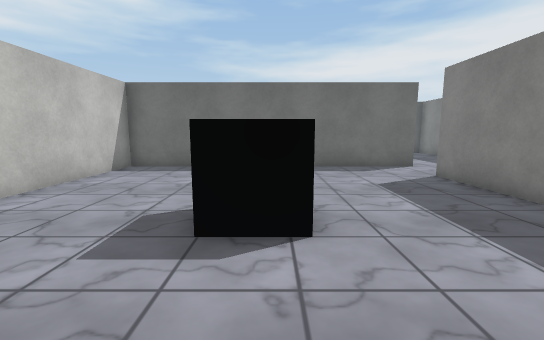
[1] (above)

20 first-person views from a walk through a 3-D level made in the Unity game engine. The camera is 1.4 m above the floor, tilts 8° down and sees 90° across. Doors are open. The floor is counted in squares, 1 m on a side. Each view is taken from the middle of a square. On the plan, view 1 faces up. The plan holds only what a view shows up to about 13 squares ahead; the rest is blank. The place goes on beyond the plan. Surface patterns are stand-ins for the level's own textures.

[2]
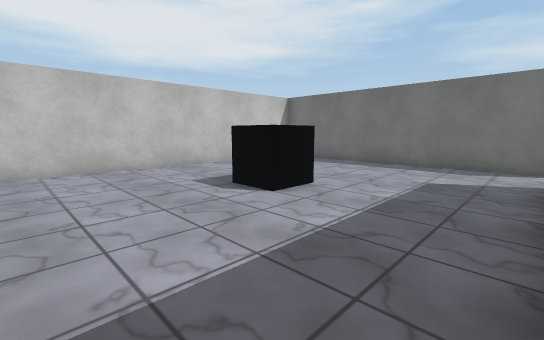

[3]
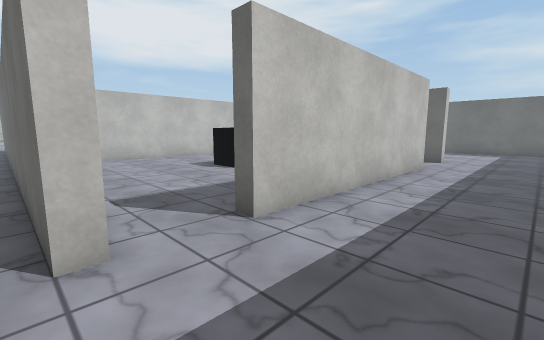

[4]
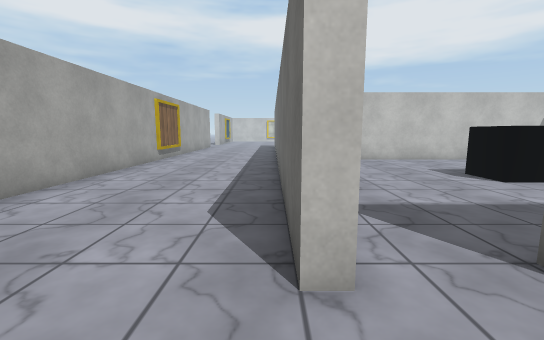

[5]
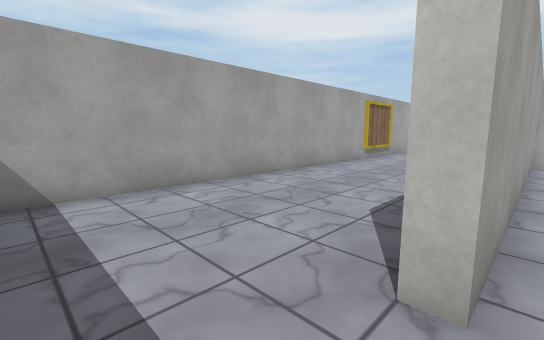

[6]
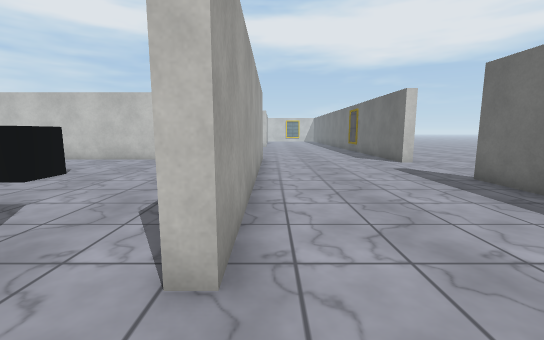

[7]
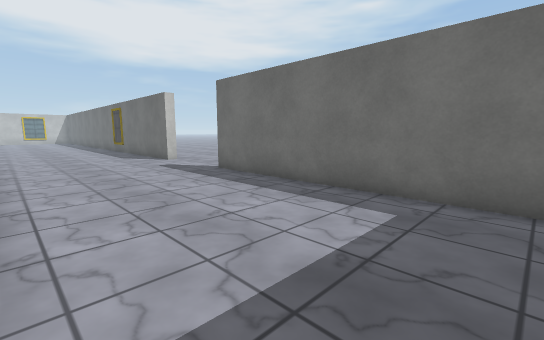

[8]
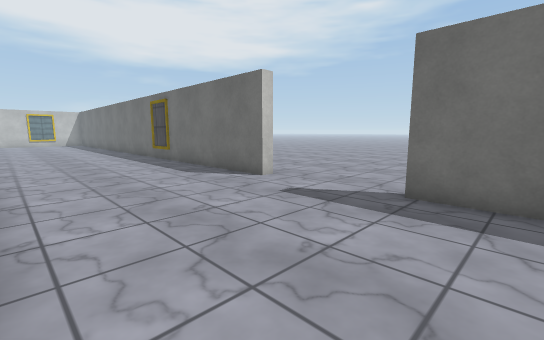

[9]
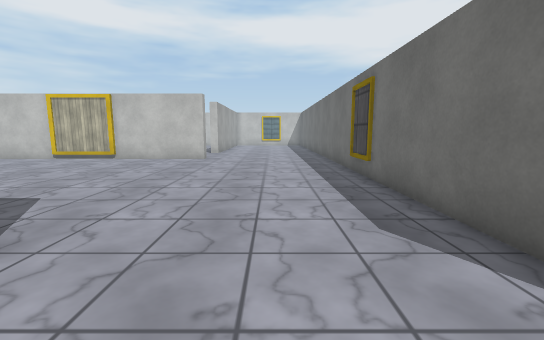

[10]
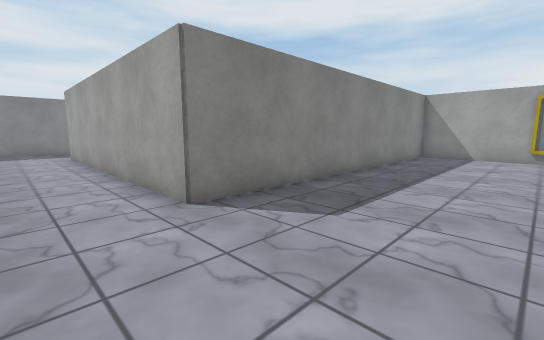

[11]
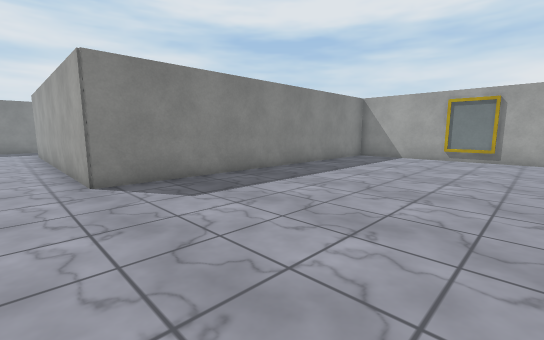

[12]
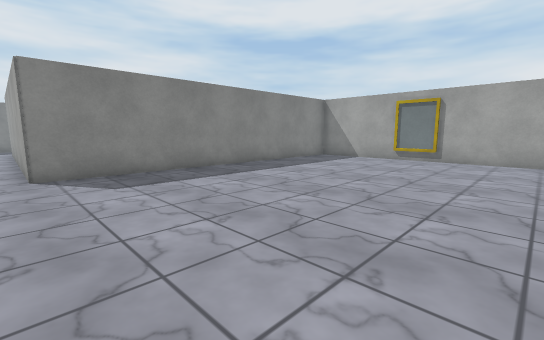

[13]
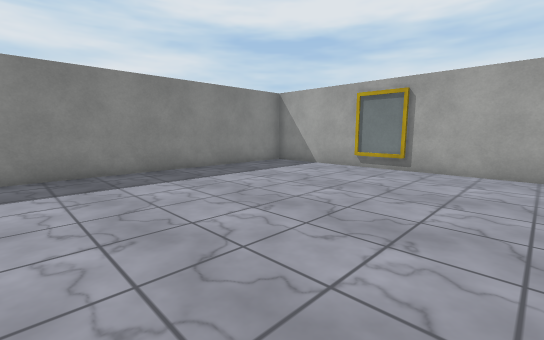

[14]
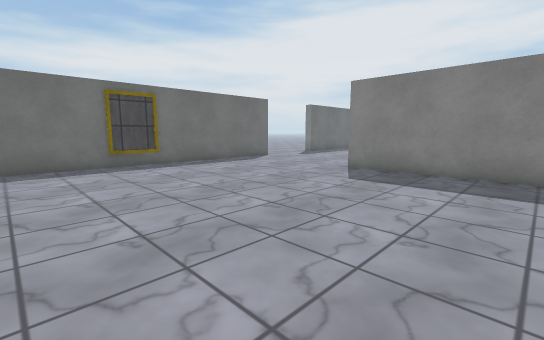

[15]
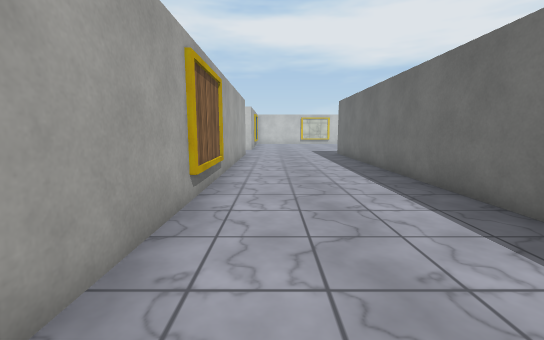

[16]
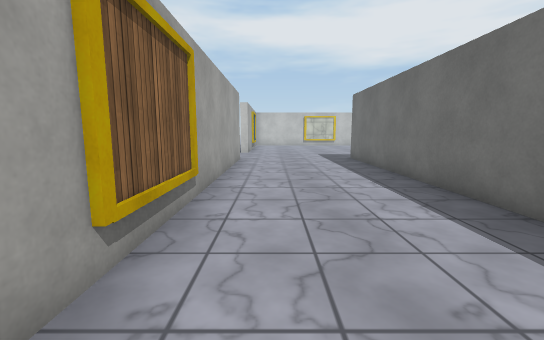

[17]
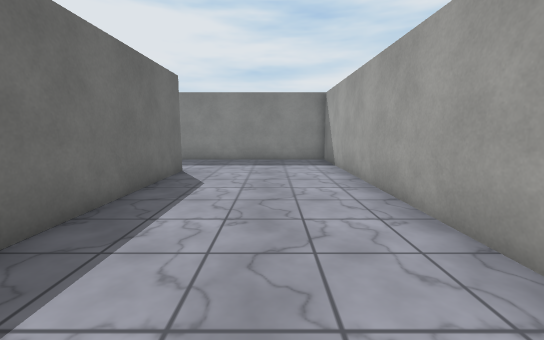

[18]
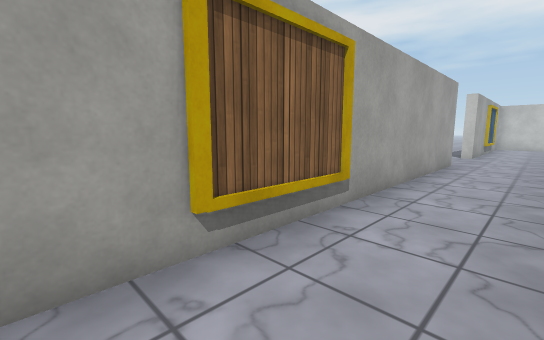

[19]
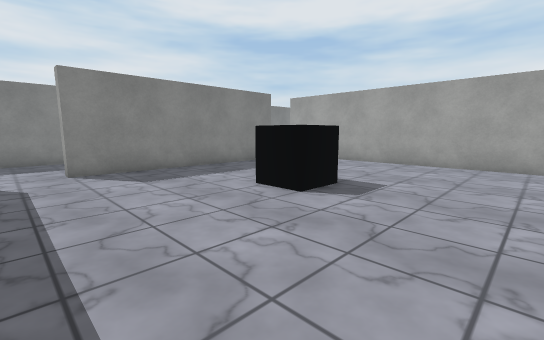

[20]
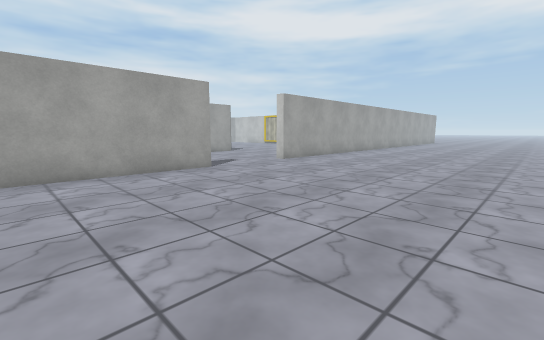

### Floor plan
Points are (right, up) in squares from view 1. A wall is a line through its corners. A room is listed if a view was taken in it or the views show most of it. See-through windows are left out.
Room 1 (views 1, 19)
walls: (-3.2, 11) (-5.7, 11) (-5.7, -2.3) (4.5, -2.3); (5.2, 1.6) (5.2, 8.6); (4.6, 11) (-1.6, 11)
ways out: opening at (5, -1) to room 2; opening at (5, 9.5) to room 2
objects: other object (-1, 4) to (0, 5)
Room 2 (views 2, 3, 4, 5, 6, 7, 8, 9, 10, 11, 12, 13, 14, 15, 16, 17, 18)
walls: (-6.2, -0.9) (-6.2, 11.5) (5.8, 11.5) (5.8, 11) (4.6, 11); (-16.1, -2.3) (-7.6, -2.3); (5.2, 8.6) (5.8, 8.6) (5.8, -0.2) (5.1, -0.2); (-4.4, 18) (-16.1, 18); (-11, 17.9) (-13, 17.9); (4.5, -2.3) (5.8, -2.3) (5.8, -2.8) (-16.1, -2.8); (-16.5, -8.7) (9.1, -8.7); (9.1, 18) (-0.1, 18)
ways out: opening at (5, -1) to room 1; opening at (5, 9.5) to room 1; open door at (-2.2, 18.4) to room 3
Room 3 (view 20)
walls: (-0.1, 18.5) (6.1, 18.5)
ways out: open door at (-2.2, 18.4) to room 2

Where each view was taken, in squares from view 1:
view 1: 0 up, 0 right, facing up
view 2: 1 down, 5 right, facing up-left
view 3: 3 down, 9 right, facing up-left
view 4: 3 down, 8 right, facing left
view 5: 2 down, 8 right, facing down-left
view 6: 12 up, 8 right, facing left
view 7: 12 up, 9 right, facing up-left
view 8: 12 up, 2 right, facing up-left
view 9: 15 up, 3 left, facing left
view 10: 14 up, 11 left, facing down-right
view 11: 13 up, 14 left, facing down-right
view 12: 12 up, 16 left, facing down-right
view 13: 8 up, 16 left, facing down-right
view 14: 6 up, 16 left, facing up-right
view 15: 7 down, 0 right, facing left
view 16: 7 down, 3 left, facing left
view 17: 6 down, 4 left, facing right
view 18: 6 down, 4 left, facing down-left
view 19: 10 up, 5 left, facing down-right
view 20: 28 up, 6 right, facing down-left
